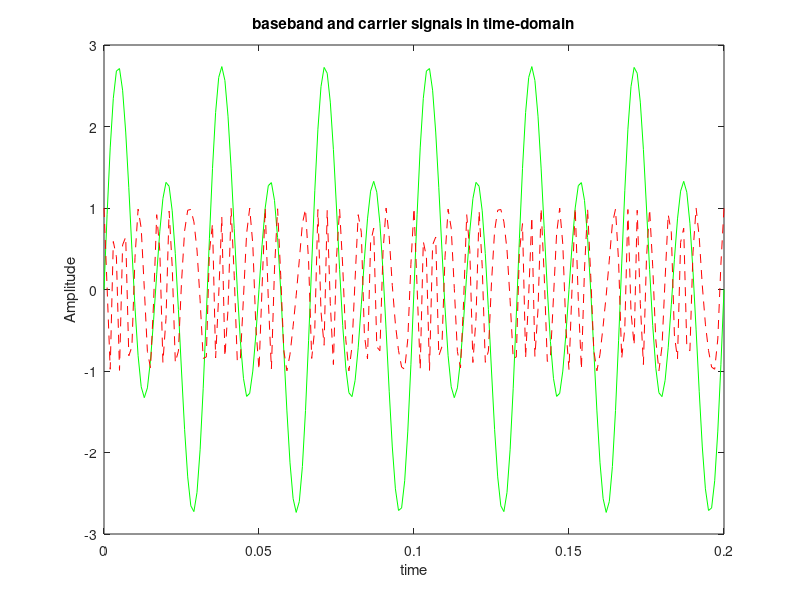
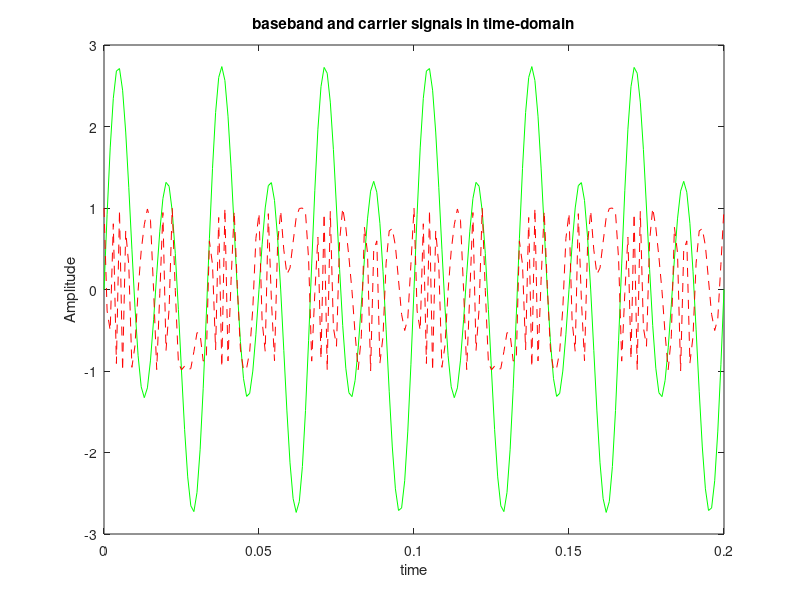

The MATLAB source for these figures, in order: (Note: this script raises an error after producing the figures.)
clc
close all
clear all

fs = 1000; 
fc=200;
t=0:1/fs:0.2;
fd=50;

%making some composite baseband signal 
x= sin (2*pi*30*t) + 2*sin (2*pi*60*t) ;


%using fmmod function for frequency modulation 
y= fmmod (x,fc,fs,fd);
plot(t,x,'g',t,y,'r--');
title('baseband and carrier signals in time-domain');
    xlabel('time');
    ylabel('Amplitude');
    
% frequency modulation with more deviation
fd=100;
figure;
out= fmmod (x,fc,fs,fd);
plot(t,x,'g',t,out,'r--');
title('baseband and carrier signals in time-domain');
    xlabel('time');
    ylabel('Amplitude');
    
%using fmdemod function for frequency demodulation 
figure;
demodu= fmdemod(out,fc,fs,fd);
plot(t,x,'g',t,demodu,'r--');
title('demodulated signal in time-domain');
    xlabel('time');
    ylabel('Amplitude');
    